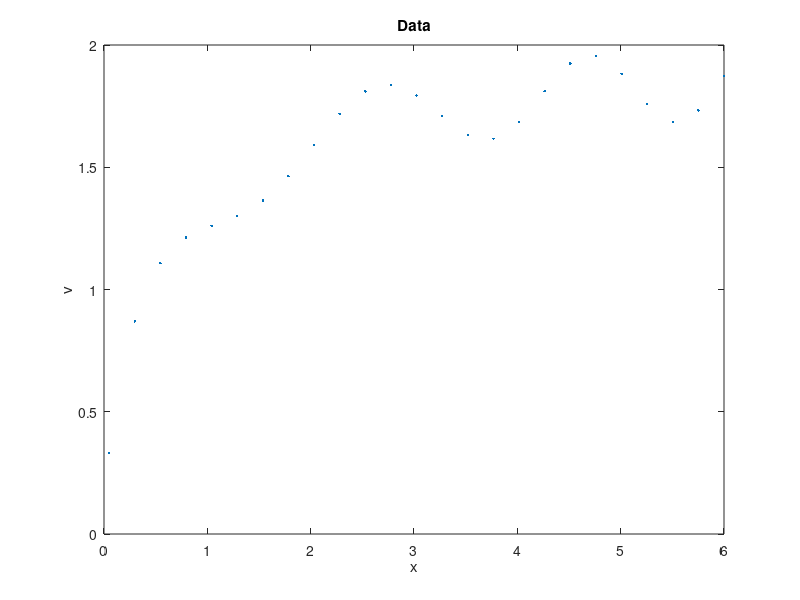

Write MATLAB code to recreate this figure. (Note: this script raises an error after producing the figure.)
function MMfit   % ignore this line
%%
% Inhibited enzyme reactions often follow what are known as
% _Michaelis--Menten_ kinetics, in which a reaction rate $v$ follows a law
% of the form
%
% $$v(x) = \frac{V x}{K_m + x},$$
% 
%%
% where $x$ is the concentration of a substrate. The real values $V$ and
% $K_m$ are parameters that are free to fit to data. For this example we
% cook up some artificial data with $V=2$ and $K_m=1/2$.
m = 25;
x = linspace(0.05,6,m)';
y = 2*x./(0.5+x);                   % exactly on the curve
y = y + 0.15*cos(2*exp(x/16).*x);   % noise added
plot(x,y,'.')
title('Data')    % ignore this line
xlabel('x'), ylabel('v')    % ignore this line

%%
% The idea is to pretend that we know nothing of the origins of this data
% and use nonlinear least squares on the misfit to find the parameters in
% the theoretical model function $v(x)$. Note in the Jacobian that the
% derivatives are _not_ with respect to $x$, but with respect to the two
% parameters, which are contained in the vector |c|.

    function [f,J] = misfit(c)
        V = c(1);   Km = c(2);
        f = V*x./(Km+x) - y;
        J(:,1) = x./(Km+x);            % d/d(V)
        J(:,2) = -V*x./(Km+x).^2;      % d/d(Km)
    end

%%
c1 = [1; 0.75];
c = newtonsys(@misfit,c1);
V = c(1,end),  Km = c(2,end)   % final values
model = @(x) V*x./(Km+x);

%%
% The final values are close to the noise-free values of $V=2$, $K_m=0.5$
% that we used to generate the data. We can calculate the amount of misfit
% at the end, although it's not completely clear what a "good" value would
% be. Graphically, the model looks reasonable.
final_misfit_norm = norm(model(x)-y) 
hold on
fplot( model, [0 6] )
title('Michaelis-Menten fitting')    % ignore this line
xlabel('concentration'), ylabel('reaction rate')    % ignore this line

%%
% For this model, we also have the option of linearizing the fit process.
% Rewrite the model as $1/v= (a/x)+b$ for the new parameters $\alpha=K_m/V$
% and $\beta=1/V$. This corresponds to the misfit function whose entries
% are
%
% $$f_i(\alpha,\beta) = \alpha \cdot \frac{1}{x_i} + \beta - \frac{1}{y_i},$$
%
% for $i=1,\ldots,m$. Although the misfit is nonlinear in $x$ and $y$, it's
% linear in the unknown parameters $\alpha$ and $\beta$, and so can be
% posed and solved as a linear least-squares problem.
A = [ x.^(-1), x.^0 ];  u = 1./y;
z =  A\u;
alpha = z(1);  beta = z(2);

%%
% The two fits are different, because they do not optimize the same
% quantities. 
linmodel = @(x) 1 ./ (beta + alpha./x);
final_misfit_linearized = norm(linmodel(x)-y)
fplot(linmodel, [0 6] )

end    % ignore this line